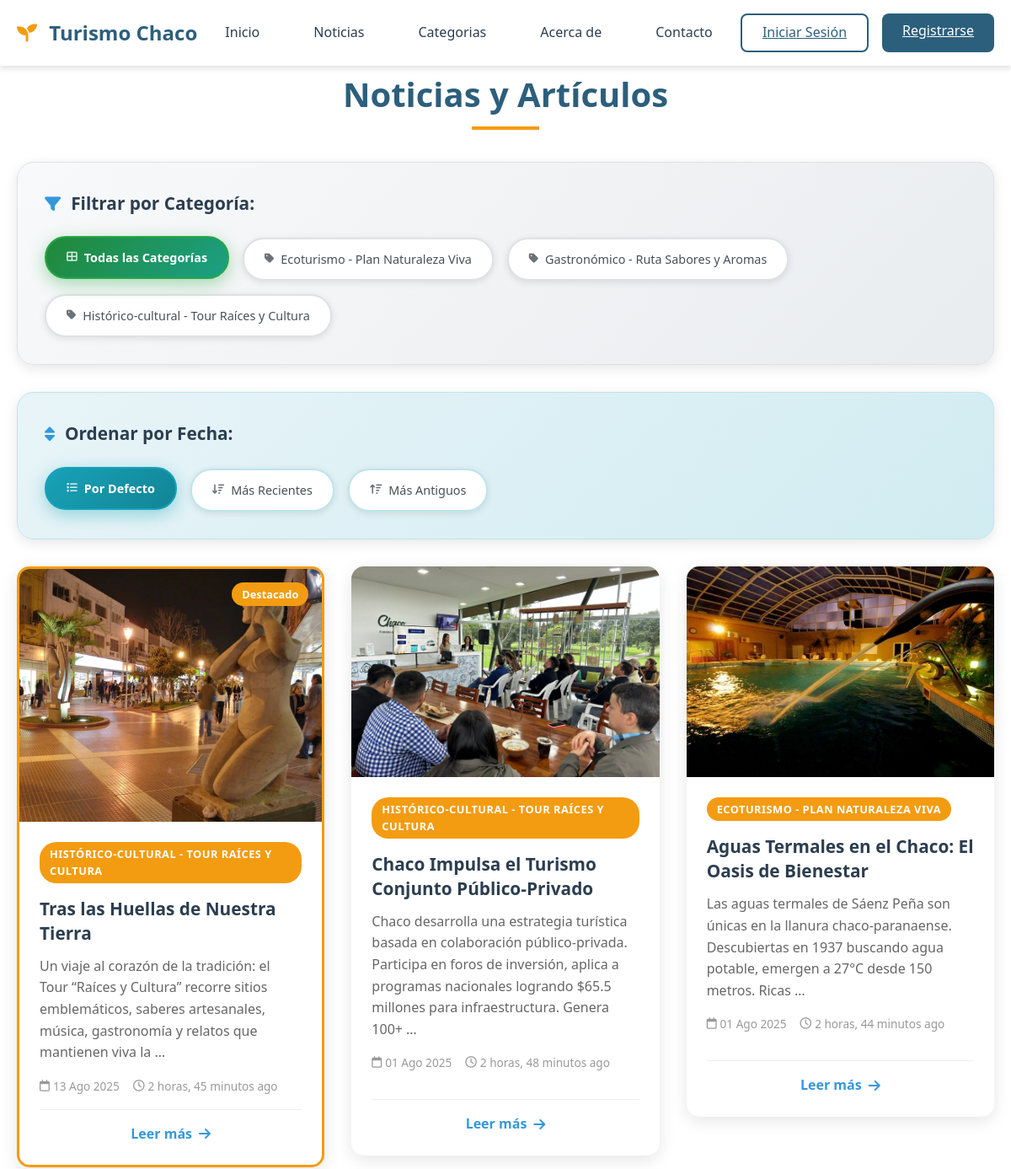
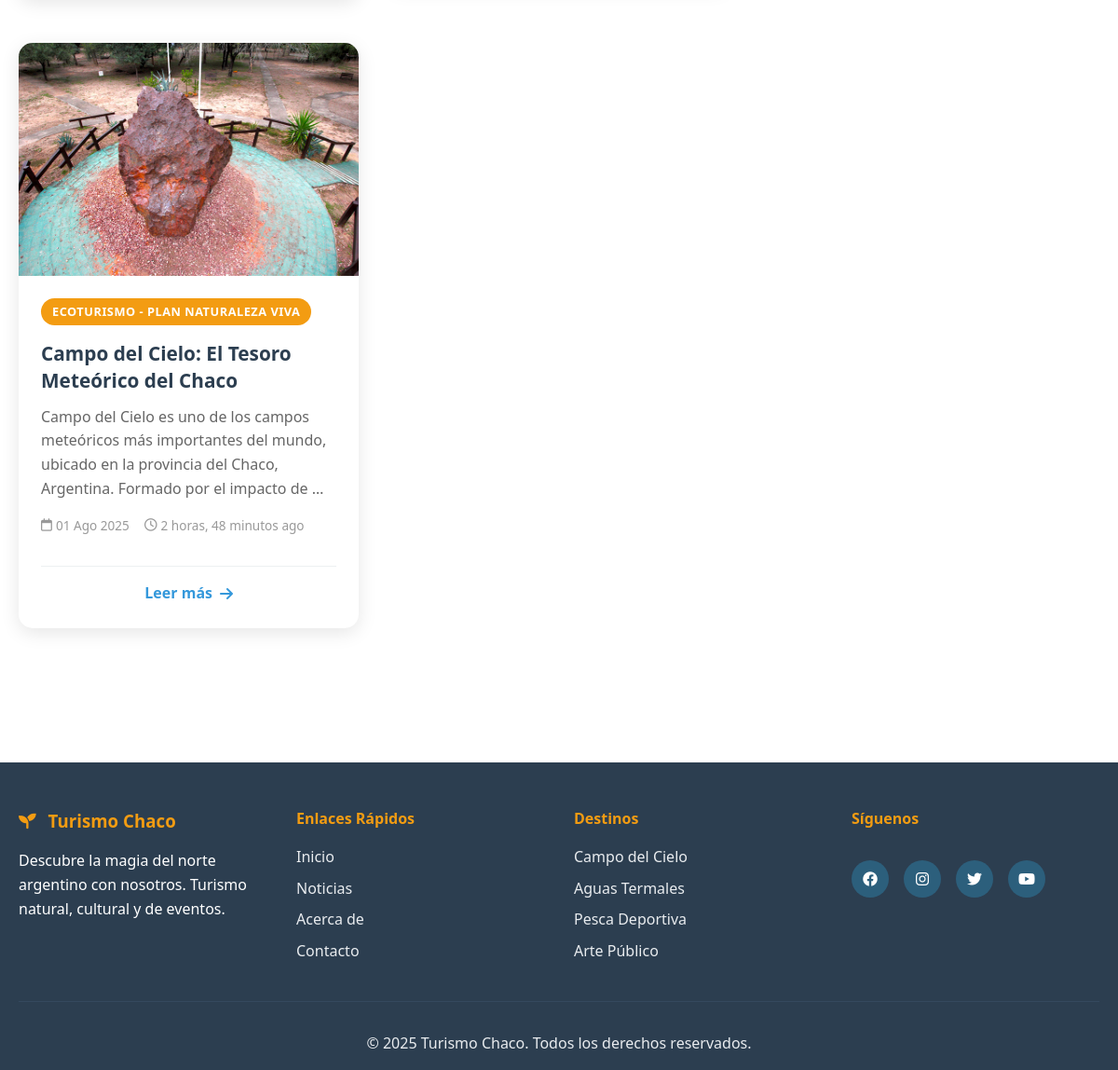
The app's page /Articulos/Listar/ with its own data (2 pictures, top to bottom).
### apps/genericos/models.py (models this page shows, shortened)
class Categoria(models.Model):
	nombre = models.CharField(max_length=60)
	imagen = models.ImageField(upload_to = 'categorias', null = True)

### apps/articulos/models.py (models this page shows, shortened)
class Articulo(models.Model):
    creado = models.DateTimeField(
        auto_now_add=True
    )
    modificado = models.DateTimeField(
        auto_now=True
    )
    titulo = models.CharField(max_length=50)
    contenido = models.TextField()
    resumen = models.TextField(max_length=300, help_text="Breve descripción del artículo")
    imagen_destacada = models.ImageField(upload_to='articulos', blank=True, null=True)
    tags = models.CharField(max_length=200, blank=True, help_text="Separar con comas")
    categoria= models.ForeignKey(Categoria, null=True, on_delete=models.CASCADE)

### apps/articulos/views.py (the view)
# urls.py: path('Listar/', views.Listar_Articulos, name="path_listar_articulos"),
def Listar_Articulos(request):
    articulos = Articulo.objects.all()
    categorias = Categoria.objects.all()
    periodo = request.GET.get('periodo')
    if periodo == 'recientes':
        fecha_limite = timezone.now() - timedelta(days=30)
        articulos = articulos.filter(creado__gte=fecha_limite)
    elif periodo == 'antiguos':
        fecha_limite = timezone.now() - timedelta(days=30)
        articulos = articulos.filter(creado__lt=fecha_limite)
    elif periodo == 'semana':
        fecha_limite = timezone.now() - timedelta(days=7)
        articulos = articulos.filter(creado__gte=fecha_limite)
    elif periodo == 'mes':
        fecha_limite = timezone.now() - timedelta(days=30)
        articulos = articulos.filter(creado__gte=fecha_limite)
    valor_a_ordenar = request.GET.get("orden", "desc")  # Por defecto descendente
    if valor_a_ordenar == 'asc':
        articulos = articulos.order_by('creado')  # Más antiguos primero
    elif valor_a_ordenar == 'desc' or valor_a_ordenar == 'dsc':
        articulos = articulos.order_by('-creado')  # Más recientes primero
    else:
        articulos = articulos.order_by('-creado')  # Por defecto más recientes
    paginator = Paginator(articulos, 6)  # 6 artículos por página
    page_number = request.GET.get('page')
    page_obj = paginator.get_page(page_number)
    context = {
        'articulos': page_obj,
        'categorias': categorias,
        'is_paginated': page_obj.has_other_pages(),
        'page_obj': page_obj,
    }
    return render(request, "articulos/listar.html", context)

### templates/articulos/listar.html (shortened to what this page needs)
{% extends "base.html" %}
{% load static %}
{% block contenido_cuerpo %}
<section class="news-section" id="noticias">
    <div class="container">
        <h2 class="section-title">Noticias y Artículos</h2>
        <div class="categories-filter">
            <h3 class="filter-title">
                <i class="fas fa-filter"></i>
                Filtrar por Categoría:
            </h3>
            <div class="categories-container">
                <a href="{% url 'articulos:path_listar_articulos' %}" class="category-btn category-all active">
                    <i class="fas fa-th-large"></i>
                    Todas las Categorías
                </a>
                {% for categoria in categorias %}
                    <a href="{% url 'articulos:path_filtro_categoria' categoria.pk %}" class="category-btn">
                        <i class="fas fa-tag"></i>
                        {{ categoria.nombre }}
                    </a>
                {% empty %}
                    <p class="no-categories">No hay categorías disponibles</p>
                {% endfor %}
            </div>
        </div>
        <div class="date-filter">
            <h3 class="filter-title">
                <i class="fas fa-sort"></i>
                Ordenar por Fecha:
            </h3>
            <div class="date-container">
                <a href="{% url 'articulos:path_listar_articulos' %}" class="date-btn {% if not request.GET.orden %}active{% endif %}">
                    <i class="fas fa-list"></i>
                    Por Defecto
                </a>
                <a href="{% url 'articulos:path_listar_articulos' %}?orden=dsc" class="date-btn {% if request.GET.orden == 'dsc' %}active{% endif %}">
                    <i class="fas fa-sort-amount-down"></i>
                    Más Recientes
                </a>
                <a href="{% url 'articulos:path_listar_articulos' %}?orden=asc" class="date-btn {% if request.GET.orden == 'asc' %}active{% endif %}">
                    <i class="fas fa-sort-amount-up"></i>
                    Más Antiguos
                </a>
            </div>
        </div>
        {% if articulos %}
            <div class="news-grid">
                {% for articulo in articulos %}
                    <div class="news-card-container">
                        <a href="{% url 'articulos:path_detalle_articulo' articulo.pk %}" class="news-card-link">
                            <article class="news-card {% if forloop.first %}featured{% endif %}">
                                <div class="news-image">
                                    {% if articulo.imagen_destacada %}
                                        <img src="{{ articulo.imagen_destacada.url }}" alt="{{ articulo.titulo }}">
                                    {% else %}
                                        <img src="{% static 'img/default-news.jpg' %}" alt="{{ articulo.titulo }}">
                                    {% endif %}
                                </div>
                                <div class="news-content">
                                    <span class="news-category">{{ articulo.categoria.nombre|upper|default:"TURISMO" }}</span>
                                    <h3>{{ articulo.titulo }}</h3>
                                    <p>{{ articulo.resumen|truncatewords:25 }}</p>
                                    <div class="news-meta">
                                        <span><i class="far fa-calendar"></i> {{ articulo.creado|date:"d M Y" }}</span>
                                        <span><i class="far fa-clock"></i> {{ articulo.modificado|timesince }} ago</span>
                                    </div>
                                    <div class="read-more-indicator">
                                        <span>Leer más <i class="fas fa-arrow-right"></i></span>
                                    </div>
                                </div>
                            </article>
                        </a>
                    </div>
                {% endfor %}
            </div>
        {% endif %}
    </div>
</section>
{% endblock contenido_cuerpo %}

### templates/base.html (shortened to what this page needs)
{% load static %}
<!DOCTYPE html>
<html lang="es">
<head>
    <link rel="stylesheet" href="{% static 'css/styles.css' %}?v=123">
    <link href="https://cdnjs.cloudflare.com/ajax/libs/font-awesome/6.0.0/css/all.min.css" rel="stylesheet">
</head>
<body>
    <header class="header">
        <nav class="navbar">
            <div class="nav-container">
                <div class="logo">
                    <a href="{% url 'path_home' %}" style="text-decoration: none; color: inherit;">
                        <h2><i class="fas fa-seedling"></i> Turismo Chaco</h2>
                    </a>
                </div>
                <ul class="nav-menu">
                    <li><a href="{% url 'path_home' %}" class="nav-link">Inicio</a></li>
                    <li><a href="{% url 'articulos:path_listar_articulos' %}" class="nav-link">Noticias</a></li>
                    <li><a href="{% url 'genericos:path_listar_categorias' %}" class="nav-link">Categorias</a></li>
                    <li><a href="{% url 'genericos:acerca_de' %}" class="nav-link">Acerca de</a></li>
                    <li><a href="{% url 'contacto:contacto' %}" class="nav-link">Contacto</a></li>
                </ul>
                <div class="auth-buttons">
                    {% if user.is_authenticated %}
                        <div class="user-welcome">
                            <span class="welcome-text">
                                <i class="fas fa-user"></i>
                                Hola, bienvenido {{ user.username }}
                            </span>
                            <div class="user-dropdown">
                                <button class="user-menu-btn">
                                    <i class="fas fa-chevron-down"></i>
                                </button>
                                <div class="dropdown-content">
                                    <a href="#" class="dropdown-item">
                                        <i class="fas fa-user-cog"></i>
                                        Mi Perfil
                                    </a>
                                    <a href="#" class="dropdown-item">
                                        <i class="fas fa-heart"></i>
                                        Favoritos
                                    </a>
                                    <div class="dropdown-divider"></div>
                                    <form method="post" action="{% url 'usuarios:path_logout' %}" style="display: inline; width: 100%;">
                                        {% csrf_token %}
                                        <button type="submit" class="dropdown-item logout" style="background: none; border: none; cursor: pointer; width: 100%; text-align: left; padding: 0.75rem 1rem; display: flex; align-items: center; gap: 0.75rem; color: #dc3545;">
                                            <i class="fas fa-sign-out-alt"></i>
                                            Cerrar Sesión
                                        </button>
                                    </form>
                                </div>
                            </div>
                        </div>
                    {% else %}
                        <a href="{% url 'usuarios:path_login' %}" class="btn-login">Iniciar Sesión</a>
                        <a href="{% url 'usuarios:path_registro' %}" class="btn-register">Registrarse</a>
                    {% endif %}
                </div>
            </div>
        </nav>
    </header>
    <div class = "cuerpo">
        {% block contenido_cuerpo %}
        {% endblock contenido_cuerpo %}
    </div>
    <footer class="footer">
        <div class="container">
            <div class="footer-content">
                <div class="footer-section">
                    <h3><i class="fas fa-seedling"></i> Turismo Chaco</h3>
                    <p>Descubre la magia del norte argentino con nosotros. Turismo natural, cultural y de eventos.</p>
                </div>
                <div class="footer-section">
                    <h4>Enlaces Rápidos</h4>
                    <ul>
                        <li><a href="{% url 'path_home' %}">Inicio</a></li>
                        <li><a href="{% url 'articulos:path_listar_articulos' %}">Noticias</a></li>
                        <li><a href="{% url 'genericos:acerca_de' %}">Acerca de</a></li>
                        <li><a href="{% url 'contacto:contacto' %}">Contacto</a></li>
                    </ul>
                </div>
                <div class="footer-section">
                    <h4>Destinos</h4>
                    <ul>
                        <li><a href="{% url 'articulos:path_detalle_articulo' 1 %}">Campo del Cielo</a></li>
                        <li><a href="{% url 'articulos:path_detalle_articulo' 2 %}">Aguas Termales</a></li>
                        <li><a href="{% url 'articulos:path_detalle_articulo' 3 %}">Pesca Deportiva</a></li>
                        <li><a href="{% url 'articulos:path_detalle_articulo' 4 %}">Arte Público</a></li>
                    </ul>
                </div>
                <div class="footer-section">
                    <h4>Síguenos</h4>
                    <div class="social-links">
                        <a href="#"><i class="fab fa-facebook"></i></a>
                        <a href="#"><i class="fab fa-instagram"></i></a>
                        <a href="#"><i class="fab fa-twitter"></i></a>
                        <a href="#"><i class="fab fa-youtube"></i></a>
                    </div>
                </div>
            </div>
            <div class="footer-bottom">
                <p>&copy; 2025 Turismo Chaco. Todos los derechos reservados.</p>
            </div>
        </div>
    </footer>
</body>
</html>

### records on screen
Categoria: nombre "Ecoturismo - Plan Naturaleza Viva"
Categoria: nombre "Gastronómico - Ruta Sabores y Aromas"
Categoria: nombre "Histórico-cultural - Tour Raíces y Cultura"
Articulo: imagen_destacada (picture), categoria.nombre "HISTÓRICO-CULTURAL - TOUR RAÍCES Y CULTURA", titulo "Tras las Huellas de Nuestra Tierra", resumen "Un viaje al corazón de la tradición: el Tour “Raíces y Cultura” recorre sitios emblemáticos, saberes artesanales, música, gastronomía y relatos que mantienen viva la …", creado "13 Ago 2025", modificado "2 horas, 45 minutos"
Articulo: imagen_destacada (picture), categoria.nombre "HISTÓRICO-CULTURAL - TOUR RAÍCES Y CULTURA", titulo "Chaco Impulsa el Turismo Conjunto Público-Privado", resumen "Chaco desarrolla una estrategia turística basada en colaboración público-privada. Participa en foros de inversión, aplica a programas nacionales logrando $65.5 millones para infraestructura. Genera 100+ …", creado "01 Ago 2025", modificado "2 horas, 48 minutos"
Articulo: imagen_destacada (picture), categoria.nombre "ECOTURISMO - PLAN NATURALEZA VIVA", titulo "Aguas Termales en el Chaco: El Oasis de Bienestar", resumen "Las aguas termales de Sáenz Peña son únicas en la llanura chaco-paranaense. Descubiertas en 1937 buscando agua potable, emergen a 27°C desde 150 metros. Ricas …", creado "01 Ago 2025", modificado "2 horas, 44 minutos"
Articulo: imagen_destacada (picture), categoria.nombre "ECOTURISMO - PLAN NATURALEZA VIVA", titulo "Campo del Cielo: El Tesoro Meteórico del Chaco", resumen "Campo del Cielo es uno de los campos meteóricos más importantes del mundo, ubicado en la provincia del Chaco, Argentina. Formado por el impacto de …", creado "01 Ago 2025", modificado "2 horas, 48 minutos"
